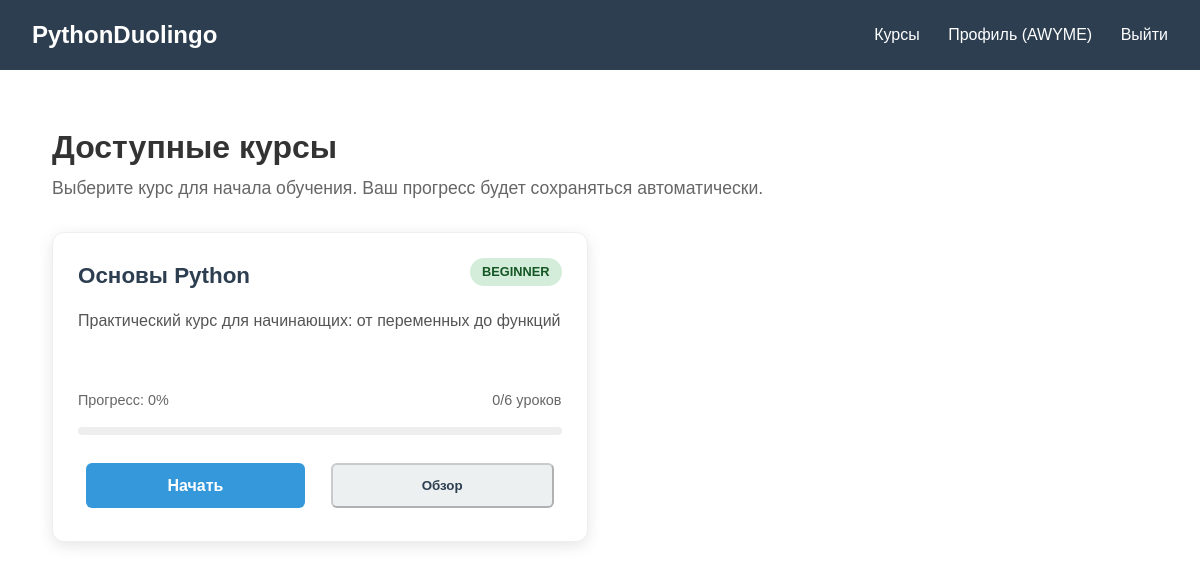
The app's page /courses (signed in), older data.
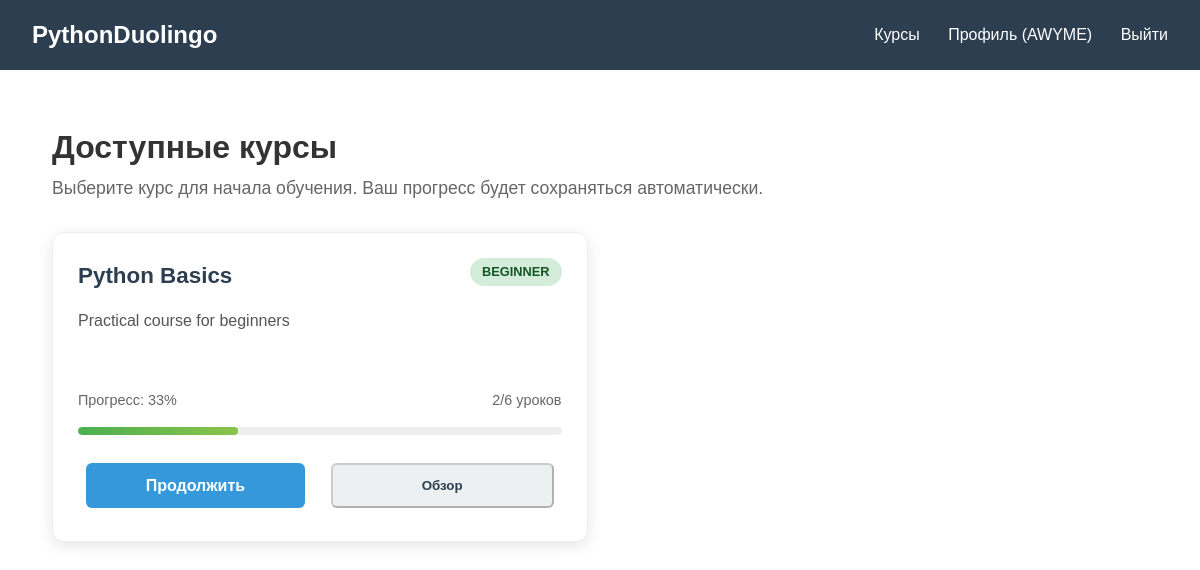
The same page, newer data.
### tables this page shows
CREATE TABLE courses (
            id INTEGER PRIMARY KEY AUTOINCREMENT,
            title VARCHAR(100) NOT NULL,
            description TEXT,
            difficulty_level VARCHAR(20) DEFAULT 'beginner',
            order_index INTEGER DEFAULT 0,
            is_active BOOLEAN DEFAULT 1,
            created_at DATETIME DEFAULT CURRENT_TIMESTAMP
        );

### main.py (the view)
@app.route('/courses')
@login_required
def courses():
    print(f"[DEBUG] Запрос /courses от пользователя {session['id']}")
    courses_list = get_all_courses()
    print(f"[DEBUG] Получено курсов из БД: {len(courses_list)}")
    if not courses_list:
        print("[DEBUG] Нет курсов в БД! Показываем заглушку")
        return render_template('courses.html',
                             courses=[],
                             user_progress={})
    user_progress = {}
    for course in courses_list:
        print(f"[DEBUG] Получаем прогресс для курса {course['id']}: {course['title']}")
        progress = get_user_progress(session['id'], course['id'])
        user_progress[course['id']] = progress
    return render_template('courses.html',
                         courses=courses_list,
                         user_progress=user_progress)

### db/db.py (called while the page is built)
def get_db_connection():
    conn = sqlite3.connect(DATABASE_PATH, check_same_thread=False)
    conn.row_factory = sqlite3.Row
    return conn

def get_all_courses():
    conn = get_db_connection()
    try:
        courses = conn.execute('''
            SELECT * FROM courses
            WHERE is_active = TRUE
            ORDER BY order_index
        ''').fetchall()
        print(f"[DB] get_all_courses() вернула {len(courses)} курсов")
        return courses
    except Exception as e:
        print(f"[DB ERROR] Ошибка в get_all_courses(): {e}")
        return []
    finally:
        conn.close()

### main.py (called while the page is built)
def login_required(f):
    from functools import wraps
    @wraps(f)
    def decorated_function(*args, **kwargs):
        if 'id' not in session:
            flash('Для доступа к этой странице необходимо войти в систему.', 'error')
            return redirect(url_for('login'))
        return f(*args, **kwargs)
    return decorated_function

### templates/courses.html (shortened to what this page needs)
{% extends "base.html" %}
{% block content %}
<div class="courses-container">
    <h1>Доступные курсы</h1>
    {% if courses %}
    <p class="courses-description">Выберите курс для начала обучения. Ваш прогресс будет сохраняться автоматически.</p>
    <div class="courses-grid">
        {% for course in courses %}
        <div class="course-card">
            <div class="course-header">
                <h2>{{ course.title }}</h2>
                <span class="course-level level-{{ course.difficulty_level }}">
                    {{ course.difficulty_level }}
                </span>
            </div>
            <p class="course-description">{{ course.description }}</p>
            {% if user_progress[course.id] %}
                {% set progress = user_progress[course.id] %}
                {% if progress is iterable %}
                    {% set completed = progress|selectattr('completed')|list|length %}
                    {% set total = progress|length %}
                    {% set percent = (completed / total * 100)|round|int if total > 0 else 0 %}
                {% else %}
                    {% set completed = progress.completed_lessons|default(0) %}
                    {% set total = progress.total_lessons|default(1) %}
                    {% set percent = progress.progress_percent|default(0)|round|int %}
                {% endif %}
                <div class="course-progress">
                    <div class="progress-info">
                        <span>Прогресс: {{ percent }}%</span>
                        <span>{{ completed }}/{{ total }} уроков</span>
                    </div>
                    <div class="progress-bar">
                        <div class="progress-fill" style="width: {{ percent }}%"></div>
                    </div>
                </div>
                <div class="course-actions">
                    {% if percent > 0 and percent < 100 %}
                        {% set next_lesson_id = 1 %}
                        <a href="{{ url_for('lesson', lesson_id=next_lesson_id) }}" class="btn btn-primary">
                            Продолжить
                        </a>
                    {% elif percent == 100 %}
                        <button class="btn btn-success" disabled>
                            ✅ Завершено
                        </button>
                    {% else %}
                        <a href="{{ url_for('lesson', lesson_id=1) }}" class="btn btn-primary">
                            Начать
                        </a>
                    {% endif %}
                    <button class="btn btn-secondary" disabled title="Скоро будет доступно">
                        Обзор
                    </button>
                </div>
            {% endif %}
        </div>
        {% endfor %}
    </div>
    {% endif %}
</div>
{% endblock %}

Row changes from the older to the newer data that the page shows:
changed courses "BEGINNER": title "Основы Python" → "Python Basics"; description "Практический курс для начинающих: от переменных до функций" → "Practical course for beginners"; percent "0" → "33"; completed "0" → "2"; text "Начать" → "Продолжить"
